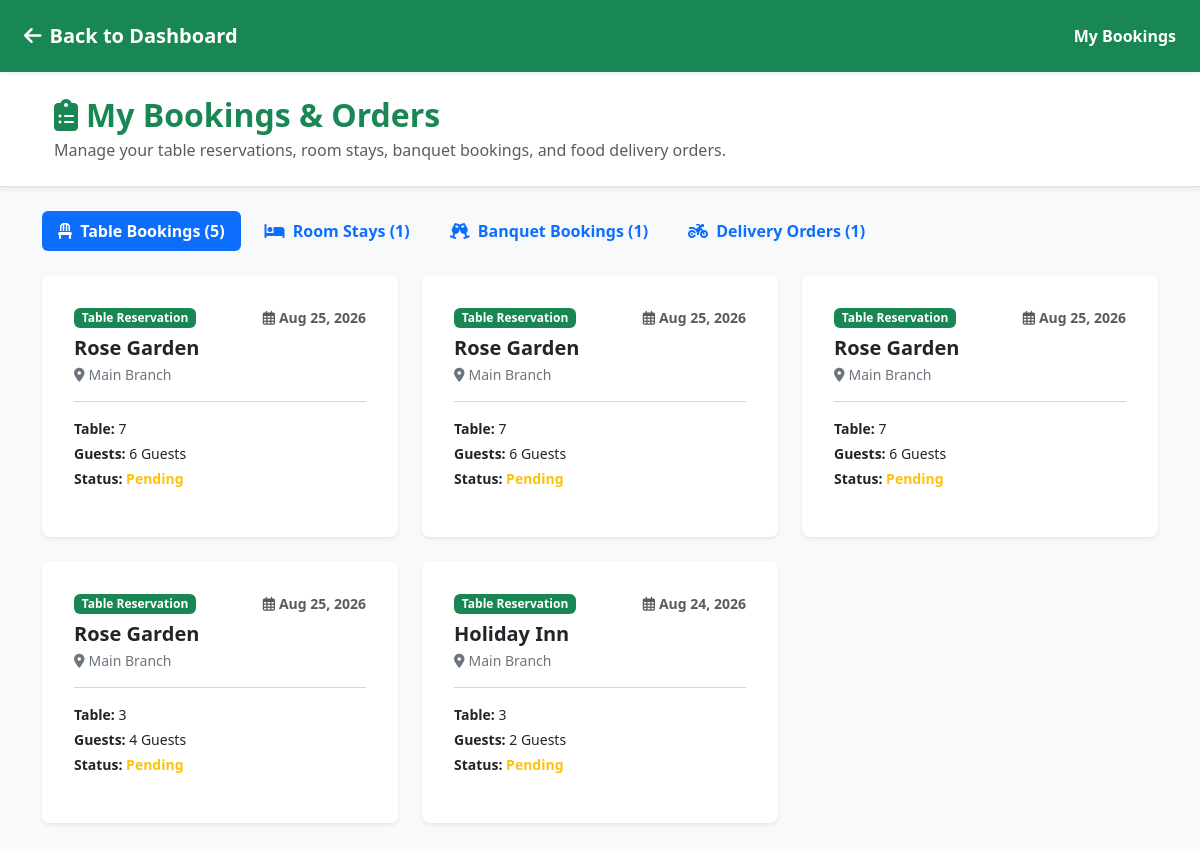
The page /customer/bookings/ (signed in) on the database as committed earlier.
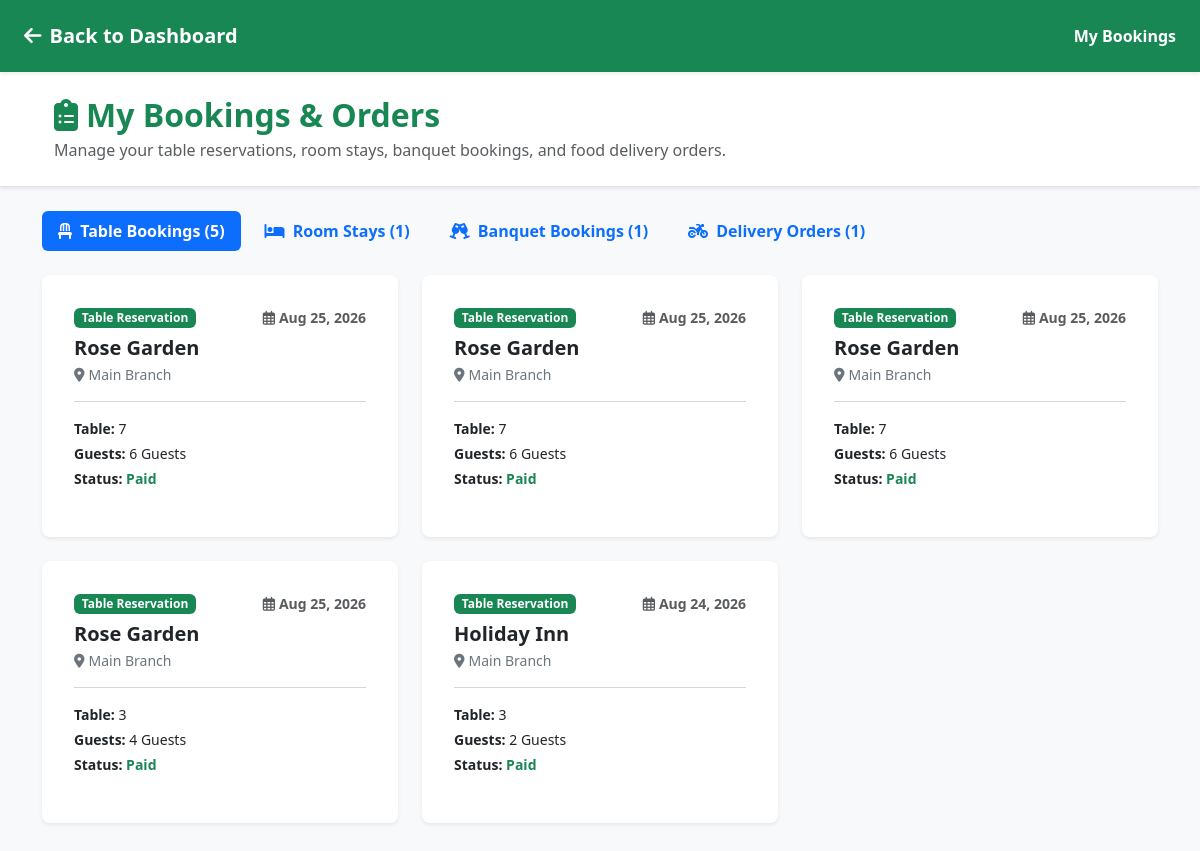
The same page on the database as committed later.
### restaurants/models.py (models this page shows, shortened)
class Booking(models.Model):
    BOOKING_TYPES = [
        ('table', 'Table Booking'),
        ('room', 'Room Booking'),
        ('banquet', 'Banquet Booking'),
    ]
    user = models.ForeignKey(User, on_delete=models.CASCADE, null=True, blank=True)
    restaurant = models.ForeignKey(Restaurant, on_delete=models.CASCADE)
    space = models.ForeignKey(Space, on_delete=models.CASCADE, null=True, blank=True)
    booking_type = models.CharField(max_length=20, choices=BOOKING_TYPES, default='table')
    booking_date = models.DateTimeField()
    checkin = models.DateField(blank=True, null=True)
    checkout = models.DateField(blank=True, null=True)
    guests_count = models.PositiveIntegerField(default=1)
    name = models.CharField(max_length=100, blank=True, null=True)
    phone = models.CharField(max_length=20, blank=True, null=True)
    extra_bed = models.BooleanField(default=False)
    payment_mode = models.CharField(max_length=50, blank=True, null=True)
    paid_amount = models.DecimalField(max_digits=10, decimal_places=2, default=0.00)
    payment_method = models.CharField(max_length=50, blank=True, null=True)
    payment_status = models.CharField(max_length=50, default='Paid') # Added field
    status = models.CharField(max_length=50, default='Pending')
    created_at = models.DateTimeField(auto_now_add=True)

class Restaurant(models.Model):
    user = models.OneToOneField(User, on_delete=models.CASCADE, null=True, blank=True)
    business_name = models.CharField(max_length=255)
    slug = models.SlugField(unique=True, blank=True)
    owner_name = models.CharField(max_length=255)
    email = models.EmailField(unique=True)
    phone_number = models.CharField(max_length=20)
    pan_card = models.CharField(max_length=50, blank=True, null=True)
    gst_number = models.CharField(max_length=50, blank=True, null=True)
    fssai_license = models.CharField(max_length=50, blank=True, null=True)
    bank_account = models.CharField(max_length=50, blank=True, null=True)
    ifsc_code = models.CharField(max_length=20, blank=True, null=True)
    pan_document = models.FileField(upload_to='kyc_docs/', blank=True, null=True)
    gst_document = models.FileField(upload_to='kyc_docs/', blank=True, null=True)
    fssai_document = models.FileField(upload_to='kyc_docs/', blank=True, null=True)
    outside_view = models.ImageField(upload_to='restaurant_images/', blank=True, null=True)
    inside_view = models.ImageField(upload_to='restaurant_images/', blank=True, null=True)
    table_images = models.ImageField(upload_to='restaurant_images/', blank=True, null=True)
    room_images = models.ImageField(upload_to='restaurant_images/', blank=True, null=True)
    banquet_images = models.ImageField(upload_to='restaurant_images/', blank=True, null=True)
    rooftop_images = models.ImageField(upload_to='restaurant_images/', blank=True, null=True)
    bar_images = models.ImageField(upload_to='restaurant_images/', blank=True, null=True)
    is_verified = models.BooleanField(default=False)
    is_accepting_orders = models.BooleanField(default=True)
    created_at = models.DateTimeField(auto_now_add=True)

### restaurants/views.py (the view)
# urls.py: path('customer/bookings/', views.customer_bookings_view, name='customer_bookings'),
@never_cache
@login_required
def customer_bookings_view(request):
    table_bookings = Booking.objects.filter(user=request.user, booking_type__in=['table', 'Table Reservation']).order_by('-id')
    room_bookings = Booking.objects.filter(user=request.user, booking_type__in=['room', 'Room Stay']).order_by('-id')
    banquet_bookings = Booking.objects.filter(user=request.user, booking_type__in=['banquet', 'Banquet Event']).order_by('-id')
    delivery_orders = HomeDeliveryOrder.objects.filter(customer=request.user).order_by('-created_at')
    for b_list in [table_bookings, room_bookings, banquet_bookings]:
        for b in b_list:
            b.display_date = getattr(b, 'checkin', None) or getattr(b, 'booking_date', None) or getattr(b, 'date', None) or getattr(b, 'created_at', None)
            b.display_time = getattr(b, 'time_slot', None) or getattr(b, 'slot', '') or getattr(b, 'time', '')
            b.safe_guests = getattr(b, 'guests_count', None) or getattr(b, 'guests', None) or 2
            space = getattr(b, 'space', None)
            if space:
                b.space_number = getattr(space, 'number', None) or getattr(space, 'name', 'Assigned Space')
            else:
                b.space_number = 'Assigned Space'
    context = {
        'table_bookings': table_bookings,
        'room_bookings': room_bookings,
        'banquet_bookings': banquet_bookings,
        'delivery_orders': delivery_orders,
    }
    return render(request, 'restaurants/customer_bookings.html', context)

### templates/restaurants/customer_bookings.html (shortened to what the changed rows need)
<!DOCTYPE html>
<html lang="en">
<head>
    <link href="https://cdn.jsdelivr.net/npm/bootstrap@5.3.0/dist/css/bootstrap.min.css" rel="stylesheet">
    <link rel="stylesheet" href="https://cdnjs.cloudflare.com/ajax/libs/font-awesome/6.4.0/css/all.min.css">
</head>
<body class="bg-light">
    <div class="bg-white border-bottom shadow-sm py-4 mb-4">
        <div class="container px-4">
            <h2 class="fw-bold text-success mb-1">
                <i class="fas fa-clipboard-list me-2"></i>My Bookings & Orders
            </h2>
        </div>
    </div>
    <div class="container pb-5">
        <div class="tab-content" id="bookingTabsContent">
            <div class="tab-pane fade show active" id="tables-content" role="tabpanel">
                <div class="row g-4">
                    {% for booking in table_bookings %}
                        <div class="col-md-4">
                            <div class="card border-0 shadow-sm h-100 p-3 rounded-3">
                                <div class="card-body">
                                    <div class="d-flex justify-content-between align-items-center mb-2">
                                        <span class="badge bg-success">Table Reservation</span>
                                        <small class="text-muted fw-semibold">
                                            <i class="far fa-calendar-alt me-1"></i>{{ booking.display_date|date:"M d, Y" }}
                                        </small>
                                    </div>
                                    <h5 class="fw-bold text-dark mb-1">{{ booking.restaurant.business_name }}</h5>
                                    <p class="text-secondary small mb-3"><i class="fas fa-map-marker-alt me-1"></i>{{ booking.restaurant.location|default:"Main Branch" }}</p>
                                    <hr class="text-muted opacity-25">
                                    <p class="mb-1 small"><strong>Table:</strong> {{ booking.space_number }}</p>
                                    <p class="mb-1 small"><strong>Guests:</strong> {{ booking.safe_guests }} Guests</p>
                                    <p class="mb-3 small">
                                        <strong>Status:</strong>
                                        {% if booking.status == 'Confirmed' or booking.status == 'confirmed' %}
                                            <span class="text-success fw-bold">Confirmed</span>
                                        {% elif booking.status == 'Paid' or booking.status == 'paid' %}
                                            <span class="text-success fw-bold">Paid</span>
                                        {% else %}
                                            <span class="text-warning fw-bold">{{ booking.status|default:"Pending" }}</span>
                                        {% endif %}
                                    </p>
                                </div>
                            </div>
                        </div>
                    {% endfor %}
                </div>
            </div>
        </div>
    </div>
</body>
</html>

Rows that differ between the two databases and show on the page:
changed Booking (number 1 of 5 on the later page): status "Pending" → (not shown); now shows "Paid"
changed Booking (number 2 of 5 on the later page): status "Pending" → (not shown); now shows "Paid"
changed Booking (number 3 of 5 on the later page): status "Pending" → (not shown); now shows "Paid"
changed Booking (number 4 of 5 on the later page): status "Pending" → (not shown); now shows "Paid"
changed Booking "Aug 24, 2026": status "Pending" → (not shown); now shows "Paid"
